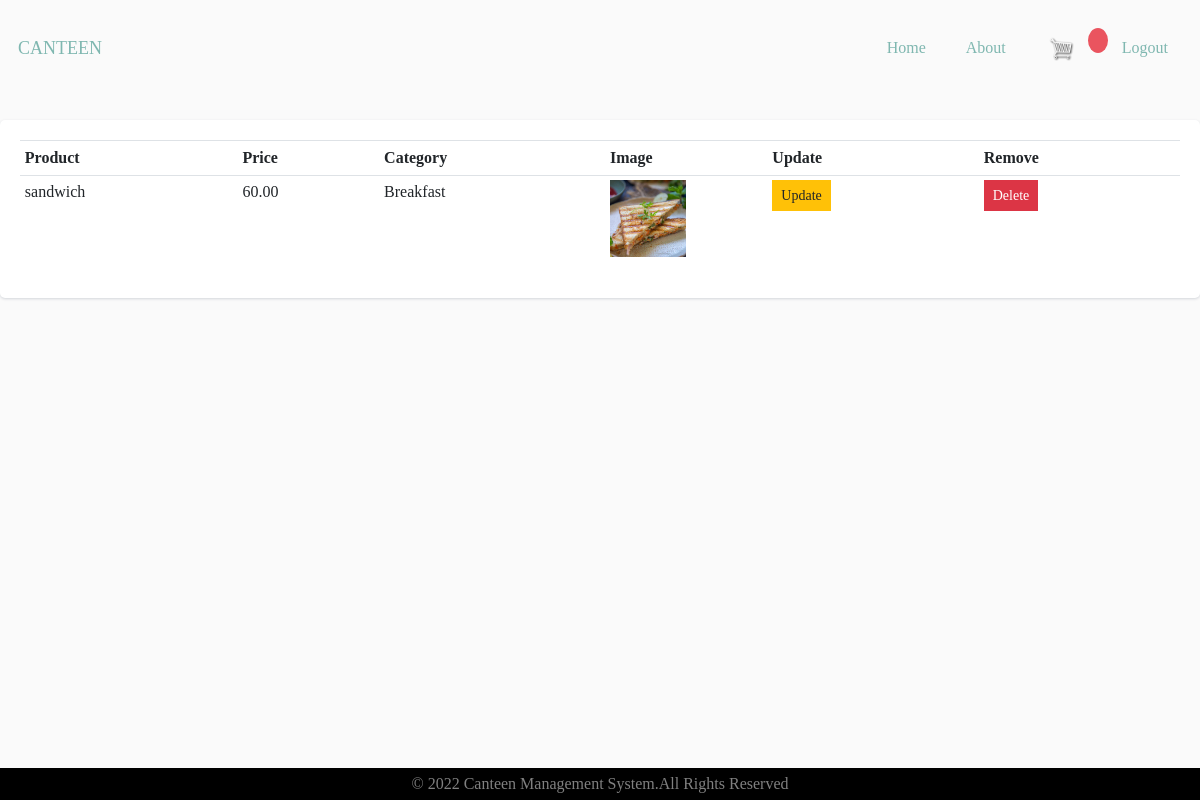
The app's page /view_product/ (signed in) with its own data.
### food/models.py (models this page shows, shortened)
class Product(models.Model):
    CATEGORY = (
        ('Breakfast', 'Breakfast'),
        ('Lunch', 'Lunch'),
        ('Todayspl', 'Todays special'),
    )
    name = models.CharField(max_length=200, null=True)
    price = models.DecimalField(max_digits=7, decimal_places=2)
    category = models.CharField(max_length=200, null=True, choices=CATEGORY)
    image = models.ImageField(null=True, blank=True)
    @property #What the @property "decorator" does, is declare that it can be accessed like it's a regular property.
    def ImageURL(self):
        try:
            url = self.image.url
        except:
            url = ''
        return url

### food/decorators.py (the view)
    def wrapper_func(request, *args, **kwargs):
        if not request.user.is_staff:# agr staff/employee ni h toh usse redirect kr do menu m
            return redirect('menu')
        else:
            return view_func(request, *args, **kwargs)

### food/views.py (called while the page is built)
@admin_only
def viewProduct(request):
    products = Product.objects.all()
    context = {'products': products}
    return render(request, 'food/view_product.html', context)

### food/templates/food/view_product.html (shortened to what this page needs)
{% extends 'food/main.html' %}
{% load static %}
{% block view_product %}
<body>
<br>
<div class="row">
    <div class="col-md">
        <div class="card card-body">
            <table class="table table-sm">
                <tr>
                    <th>Product</th>
                    <th>Price</th>
                    <th>Category</th>
                    <th>Image</th>
                    <th>Update</th>
                    <th>Remove</th>
                </tr>
                {% for product in products  %}
                <tr>
                    <td>{{product.name}}</td>
                    <td>{{product.price}}</td>
                    <td>{{product.category}}</td>
                    <td style="max-width:20px; max-height:20px;"><img style="max-width:50%" src="{{product.ImageURL}}"></td>
                    <td><a class="btn btn-sm btn-warning" href="{% url 'update_product' product.id %}">Update</a></td>
                    <td><a class="btn btn-sm btn-danger" href="{% url 'delete_product' product.id %}">Delete</a></td>
                </tr>
                {% endfor %}
            </table>
        </div>
    </div>
</div>
</body>
{% endblock %}

### static/css/main.css (style rules this page uses)
* { font-family: "Raleway", "Book Antiqua", Palatino, serif; }
body { background-color: hsl(0, 0%, 98%); display: flex; flex-direction: column; height: 100vh; overflow: scroll; }
.btn { border-radius: 0; }
.card { border-radius: 5px; -webkit-box-shadow: 0 1px 2.94px 0.06px rgba(4,26,55,0.16); box-shadow: 0 1px 2.94px 0.06px rgba(4,26,55,0.16); border: none; margin-bottom: 30px; -webkit-transition: all 0.3s ease-in-out; transition: all 0.3s ease-in-out; }

### records on screen
Product: name "sandwich", price "60.00", category "Breakfast", ImageURL (picture)
